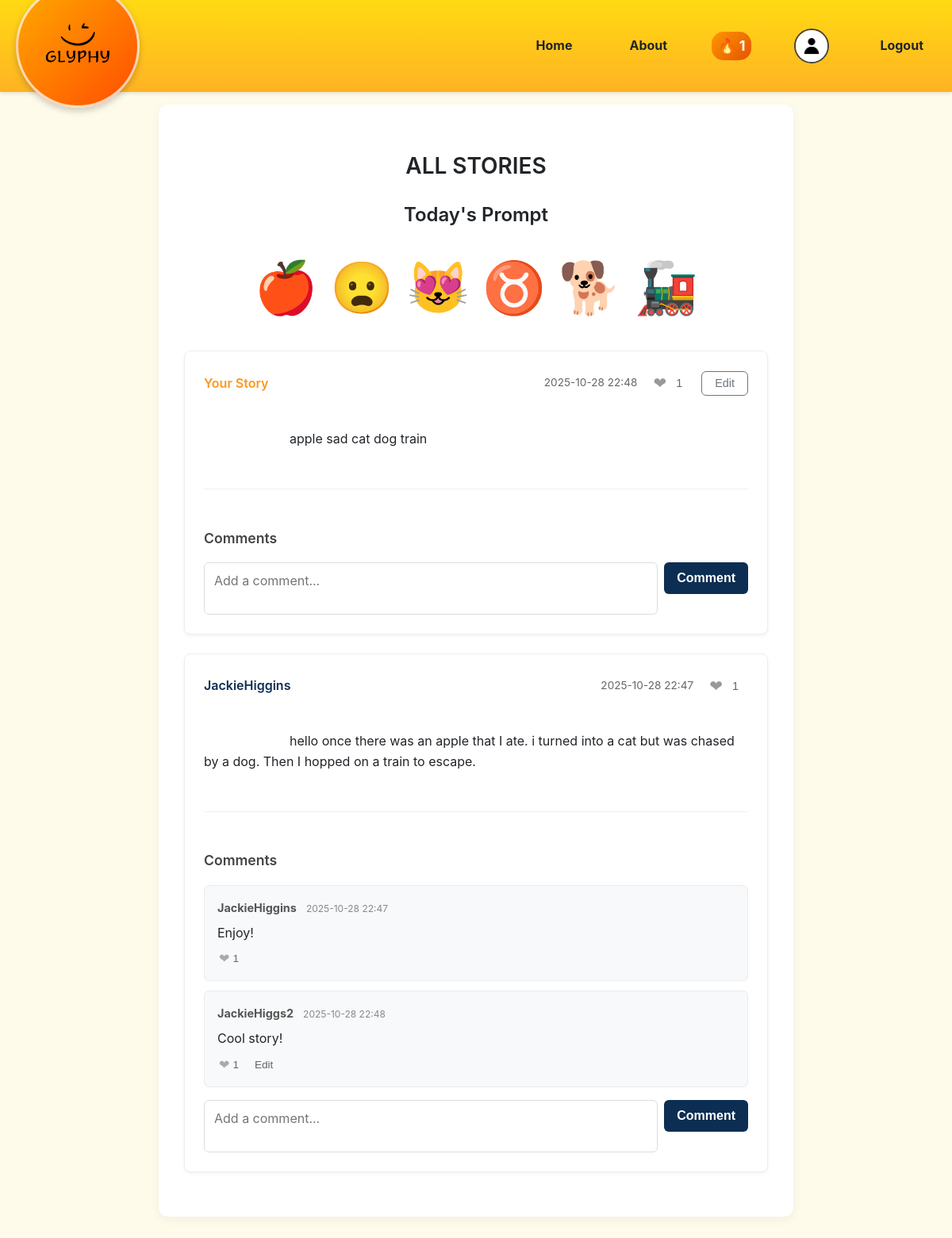
The page /stories (signed in) on the database its author committed.
### app/models.py (models this page shows, shortened)
class Story(db.Model):
    id = db.Column(db.Integer, primary_key=True)
    content = db.Column(db.Text, nullable=False)
    timestamp = db.Column(db.DateTime, index=True, default=datetime.utcnow)
    likes = db.Column(db.Integer, nullable=False, default=0)
    user_id = db.Column(db.Integer, db.ForeignKey('user.id'))
    daily_emoji_id = db.Column(db.Integer, db.ForeignKey('daily_emoji.id'))
    comments = db.relationship('Comments', backref='story', lazy='dynamic', cascade="all, delete-orphan")

class User(UserMixin, db.Model):
    id = db.Column(db.Integer, primary_key=True)
    username = db.Column(db.String(100), unique=True, nullable=False)
    email = db.Column(db.String(120), unique=True, nullable=False)
    password_hash = db.Column(db.String(162))
    current_streak = db.Column(db.Integer, default=0)
    last_story_date = db.Column(db.Date)
    profile_pic = db.Column(db.String(200), nullable=True)
    stories = db.relationship('Story', backref='author', lazy='dynamic')
    comments = db.relationship('Comments', backref='author', lazy='dynamic')

class Comments(db.Model):
    id = db.Column(db.Integer, primary_key=True)
    content = db.Column(db.String(500), nullable=False)
    timestamp = db.Column(db.DateTime, index=True, default=datetime.utcnow)
    likes = db.Column(db.Integer, nullable=False, default=0)
    story_id = db.Column(db.Integer, db.ForeignKey('story.id'), nullable=False)
    user_id = db.Column(db.Integer, db.ForeignKey('user.id'), nullable=False)

### app/main_views.py (the view)
@main.route('/stories')
@login_required
def stories():
    daily_emojis_obj = get_or_create_daily_prompt()
    user_story_for_today = Story.query.filter_by(
        author=current_user,
        daily_emoji_id=daily_emojis_obj.id
    ).first()
    if not user_story_for_today:
        flash("You must post your own story before you can view others'.", "warning")
        return redirect(url_for('main.dashboard'))
    all_stories = Story.query.filter_by(daily_emoji_id=daily_emojis_obj.id).order_by(Story.timestamp.desc()).all()
    stories_with_comments = []
    for story in all_stories:
        story_comments = Comments.query.filter_by(story_id=story.id).order_by(Comments.timestamp.asc()).all()
        author_name = story.author.username if story.author else 'Unknown'
        stories_with_comments.append({
            'id': story.id,
            'username': author_name,
            'content': story.content,
            'timestamp': story.timestamp.strftime('%Y-%m-%d %H:%M'),
            'likes': story.likes,
            'is_you': story.user_id == current_user.id,
            'comments': story_comments
        })
    ordered_stories = sorted(stories_with_comments, key=lambda s: not s['is_you'])
    liked_stories = session.get('liked_stories', [])
    liked_comments = session.get('liked_comments', [])
    return render_template('stories.html',
                           ordered_stories=ordered_stories,
                           prompt_emojis=daily_emojis_obj.emojis,
                           liked_stories=liked_stories,
                           liked_comments=liked_comments)

### app/__init__.py (called while the page is built)
def create_app(config_class=Config):
    app = Flask(__name__)
    app.config.from_object(config_class)
    db.init_app(app)
    login_manager.init_app(app)
    login_manager.login_view = 'auth.login_register'
    login_manager.login_message_category = 'info'
    from .main_views import main as main_blueprint
    app.register_blueprint(main_blueprint)
    from .auth_views import auth as auth_blueprint
    app.register_blueprint(auth_blueprint, url_prefix='/auth')
    @login_manager.user_loader
    def load_user(user_id):
        return User.query.get(int(user_id))
    @app.context_processor
    def inject_streak():
        return {'current_streak': current_user.current_streak if current_user.is_authenticated else 0}
    with app.app_context():
        db.create_all()
    return app

### app/main_views.py (called while the page is built, shortened)
def get_or_create_daily_prompt():
    today = date.today()
    daily_emojis_obj = DailyEmoji.query.filter_by(date_posted=today).first()
    return daily_emojis_obj

### app/templates/stories.html (shortened to what this page needs)
{% extends "layout.html" %}
{% block content %}
<div class="content-card">
    <h2 class="section-title">ALL STORIES</h2>
    <h2 class="section-title" style="margin-bottom: 0.5rem; font-size: 1.5rem;">Today's Prompt</h2>
    <div class="emoji-prompt stories-page-prompt">
        {% for emoji in prompt_emojis.split() %}
            <span class="prompt-emoji">{{ emoji }}</span>
        {% endfor %}
    </div>
    {% if ordered_stories %}
        <div class="stories-container">
            {% for s in ordered_stories %}
                <div class="story-card" id="story-{{ s.id }}">
                    <div class="story-header">
                        <div class="author-info">
                            {% if s.is_you %}
                                <span class="author-name is-you">Your Story</span>
                            {% else %}
                                <span class="author-name other">{{ s.username }}</span>
                            {% endif %}
                        </div>
                        <div class="story-meta">
                            <span class="story-timestamp">{{ s.timestamp }}</span>
                            <div class="story-actions">
                                <button class="heart-btn" data-story-id="{{ s.id }}" aria-label="like">
                                    <span class="heart-icon {% if s.id in liked_stories %}liked{% else %}not-liked{% endif %}">❤</span>
                                    <span class="likes-count" data-story-id="{{ s.id }}">{{ s.likes }}</span>
                                </button>
                                {% if s.is_you %}
                                    <button class="edit-btn" data-story-id="{{ s.id }}">Edit</button>
                                {% endif %}
                            </div>
                        </div>
                    </div>
                    <div class="story-content {% if s.content|length > 300 %}truncated{% endif %}" data-story-id="{{ s.id }}">
                        {{ s.content }}
                    </div>
                    <div class="comments-section">
                        <h4 class="comments-title">Comments</h4>
                        <div class="comments-container" id="comments-for-{{ s.id }}">
                            {% for comment in s.comments %}
                                <div class="comment-card" id="comment-{{ comment.id }}">
                                    <p class="comment-meta">
                                        <strong>{{ comment.author.username }}</strong>
                                        <small>{{ comment.timestamp.strftime('%Y-%m-%d %H:%M') }}</small>
                                    </p>
                                    <div class="comment-content" data-comment-id="{{ comment.id }}">{{ comment.content }}</div>
                                    <div class="comment-actions">
                                        <button class="comment-like-btn" data-comment-id="{{ comment.id }}">
                                            <span class="comment-heart-icon {% if comment.id in liked_comments %}liked{% endif %}">❤</span>
                                            <span class="comment-likes-count">{{ comment.likes }}</span>
                                        </button>
                                        {% if comment.user_id == current_user.id %}
                                        <button class="comment-edit-btn" data-comment-id="{{ comment.id }}">Edit</button>
                                        {% endif %}
                                    </div>
                                </div>
                            {% endfor %}
                        </div>
                        <form class="comment-form" data-story-id="{{ s.id }}">
                            <textarea name="content" placeholder="Add a comment..." required></textarea>
                            <button type="submit" class="btn">Comment</button>
                        </form>
                    </div>
                </div>
            {% endfor %}
        </div>
    {% else %}
        <p class="no-stories">No stories found for this prompt.</p>
    {% endif %}
</div>
{% endblock %}

### app/static/style.css (style rules this page uses)
:root { --primary-blue: #007BFF; --primary-hover: #0056b3; --dark-blue: #0d2e53; --dark-blue-hover: #1a5c9a; --golden-yellow: rgba(255, 193, 7, 0.85); --dark-orange: rgba(255, 140, 0, 0.9); --dark-orange-hover: #D97706; --white: #ffffff; --light-gray: #f8f9fa; --medium-gray: #6c757d; --medium-gray-hover: #5a6268; --light-cream: #FFFBEB; --dark-text: #212529; --success: #28a745; --warning: #ffc107; --danger: #dc3545; }
body { font-family: -apple-system, BlinkMacSystemFont, 'Segoe UI', Roboto, Oxygen, Ubuntu, Cantarell, sans-serif; line-height: 1.6; margin: 0; padding: 0; background-color: var(--light-cream); color: var(--dark-text); padding-top: 100px; }
.content-card { background: var(--white); border-radius: 12px; padding: 2rem; box-shadow: 0 4px 12px rgba(0,0,0,0.05); }
.stories-container { margin-top: 2rem; }
.story-card { background: var(--white); border: 1px solid #eee; border-radius: 8px; padding: 1.5rem; margin-bottom: 1.5rem; box-shadow: 0 2px 4px rgba(0,0,0,0.05); overflow: hidden; }
.story-header { display: flex; justify-content: space-between; align-items: center; margin-bottom: 1rem; flex-wrap: wrap; gap: 0.5rem; }
.author-info { display: flex; align-items: center; gap: 0.5rem; }
.author-name { font-weight: 600; }
.author-name.is-you { color: var(--dark-orange); }
.author-name.other { color: var(--dark-blue); }
.story-meta { display: flex; align-items: center; gap: 1rem; }
.story-timestamp { font-size: 0.85rem; color: #666; }
.story-actions { display: flex; align-items: center; gap: 0.75rem; }
.heart-btn { background: none; border: none; padding: 0.25rem; cursor: pointer; display: flex; align-items: center; gap: 0.25rem; transition: transform 0.2s; }
.heart-icon { font-size: 1.25rem; }
.heart-icon.not-liked { color: #999; }
.likes-count { font-size: 0.9rem; color: #666; min-width: 1.5rem; }
.edit-btn { background: none; border: 1px solid var(--medium-gray); color: var(--medium-gray); padding: 0.4rem 1rem; border-radius: 6px; font-size: 0.9rem; cursor: pointer; transition: all 0.2s; }
.story-content { white-space: pre-wrap; margin: 0; line-height: 1.6; color: var(--dark-text); word-break: break-word; overflow-wrap: break-word; max-width: 100%; }
.btn { display: inline-block; padding: 0.5rem 1rem; font-size: 1rem; font-weight: 600; text-align: center; text-decoration: none; border-radius: 6px; cursor: pointer; transition: all 0.2s; border: none; background: var(--dark-blue); color: white; }
.section-title { font-size: 1.75rem; font-weight: 600; color: var(--dark-text); margin-bottom: 1rem; text-align: center; }
.emoji-prompt { font-size: 4rem; text-align: center; margin: 1.5rem 0; line-height: 1.5; display: flex; justify-content: center; gap: 1rem; }
.prompt-emoji { display: inline-block; transition: transform 0.2s ease-in-out; }
.comments-section { border-top: 1px solid #eee; margin-top: 1.5rem; padding-top: 1.5rem; }
.comments-title { font-size: 1.1rem; font-weight: 600; margin-bottom: 1rem; color: #444; }
.comment-card { padding: 1rem; margin-bottom: 0.75rem; background: #f8f9fa; border-radius: 6px; border: 1px solid #e9ecef; }
.comment-meta { margin: 0 0 0.5rem 0; font-size: 0.9rem; color: #555; }
.comment-meta small { color: #888; margin-left: 0.5rem; }
.comment-content { margin: 0 0 0.5rem 0; white-space: pre-wrap; word-break: break-word; }
.comment-actions { display: flex; align-items: center; gap: 1rem; }
.comment-like-btn, .comment-edit-btn { background: none; border: none; cursor: pointer; font-size: 0.85rem; color: #666; display: flex; align-items: center; gap: 4px; padding: 2px; }
.comment-heart-icon { font-size: 1rem; color: #aaa; }
.comment-form { margin-top: 1rem; display: flex; gap: 0.5rem; }
.comment-form textarea { flex-grow: 1; padding: 0.75rem; border: 1px solid #ddd; border-radius: 6px; font-family: inherit; font-size: 1rem; resize: none; height: 40px; transition: height 0.2s; }
.comment-form button { height: 40px; }

### rows shown on the page
Story: content "apple sad cat dog train"
User: username "JackieHiggins"
Story: content "hello once there was an apple that I ate. i turned into a cat but was chased by a dog. Then I hopped on a train to escape."
Comments: author.username "JackieHiggins", timestamp "2025-10-28 22:47", content "Enjoy!", likes "1"
Comments: author.username "JackieHiggs2", timestamp "2025-10-28 22:48", content "Cool story!", likes "1"

### other values the page prints
{{ current_streak }} "1"
{{ emoji }} "🍎" "😦" "😻" "♉" "🐕" "🚂"
{{ s.timestamp }} "2025-10-28 22:48" "2025-10-28 22:47"
{{ s.likes }} "1" "1"
